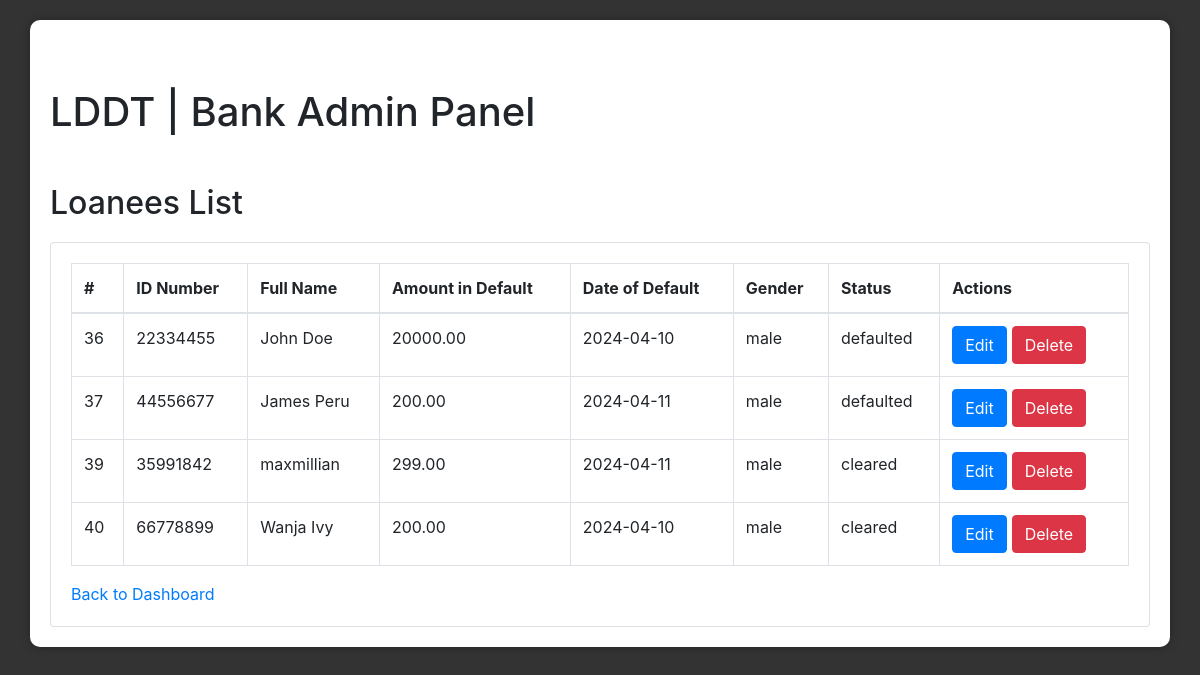
Page /Loanee_list.php on the committed database.
### tables this page shows
CREATE TABLE `loanees` (
  `id` int NOT NULL,
  `id_number` varchar(20) NOT NULL,
  `full_name` varchar(255) NOT NULL,
  `amount_in_default` decimal(10,2) NOT NULL,
  `date_of_default` date NOT NULL,
  `gender` enum('male','female') NOT NULL,
  `loan_status` enum('defaulted','cleared') DEFAULT 'cleared'
);

### Loanee_list.php (the view, shortened to what this page needs)
<!DOCTYPE html>
<html lang="en">
<head>
    <link href="https://stackpath.bootstrapcdn.com/bootstrap/4.5.2/css/bootstrap.min.css" rel="stylesheet">
</head>
<body>
    <div class="container">
        <h1 class="mt-5">LDDT | Bank Admin Panel</h1>
        <div class="mt-5">
            <h2>Loanees List</h2>
            <div class="card">
                <div class="card-body">
                    <div class="table-responsive">
                        <table class="table table-bordered">
                            <thead>
                                <tr>
                                    <th>#</th>
                                    <th>ID Number</th>
                                    <th>Full Name</th>
                                    <th>Amount in Default</th>
                                    <th>Date of Default</th>
                                    <th>Gender</th>
                                    <th>Status</th>
                                    <th>Actions</th>
                                </tr>
                            </thead>
                            <tbody>
                                <?php
                                $conn = new mysqli("localhost", "syftware_amis", "amis2024/..", "syftware_lddt");
                                $sql = "SELECT * FROM loanees";
                                $result = $conn->query($sql);
                                if ($result->num_rows > 0) {
                                    while ($row = $result->fetch_assoc()) {
                                        echo "<tr>";
                                        echo "<td>{$row['id']}</td>";
                                        echo "<td>{$row['id_number']}</td>";
                                        echo "<td>{$row['full_name']}</td>";
                                        echo "<td>{$row['amount_in_default']}</td>";
                                        echo "<td>{$row['date_of_default']}</td>";
                                        echo "<td>{$row['gender']}</td>";
                                        echo "<td>{$row['loan_status']}</td>";
                                        echo "<td>";
                                        echo "<button class='btn btn-primary edit-button' data-id='{$row['id']}'>Edit</button>";
                                        echo "<button class='btn btn-danger delete-button' data-id='{$row['id']}'>Delete</button>";
                                        echo "</td>";
                                        echo "</tr>";
                                    }
                                } else {
                                    echo "<tr><td colspan='7'>No loanees found</td></tr>";
                                }
                                ?>
                            </tbody>
                        </table>
                    </div>
                    <a href="dashboard.php">Back to Dashboard</a>
                </div>
            </div>
        </div>
    </div>
</body>
</html>

### Loanee_list.php (style rules this page uses)
body { padding: 20px; background-color: #333; }
.container { background-color: #fff; border-radius: 10px; padding: 20px; box-shadow: 0 0 10px rgba(0, 0, 0, 0.3); }
.card { margin-top: 20px; }
.card-body { padding: 20px; }
.edit-button, .delete-button { margin-right: 5px; }

### rows in the picture
loanees: id "36", id_number "22334455", full_name "John Doe", amount_in_default "20000.00", date_of_default "2024-04-10", gender "male", loan_status "defaulted"
loanees: id "37", id_number "44556677", full_name "James Peru", amount_in_default "200.00", date_of_default "2024-04-11", gender "male", loan_status "defaulted"
loanees: id "39", id_number "35991842", full_name "maxmillian", amount_in_default "299.00", date_of_default "2024-04-11", gender "male", loan_status "cleared"
loanees: id "40", id_number "66778899", full_name "Wanja Ivy", amount_in_default "200.00", date_of_default "2024-04-10", gender "male", loan_status "cleared"
